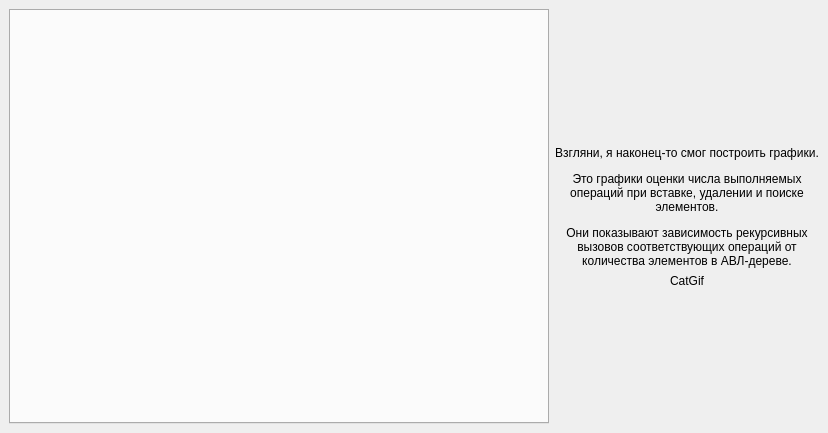
<?xml version="1.0" encoding="UTF-8"?>
<ui version="4.0">
 <class>MainWindow</class>
 <widget class="QMainWindow" name="MainWindow">
  <property name="geometry">
   <rect>
    <x>0</x>
    <y>0</y>
    <width>828</width>
    <height>433</height>
   </rect>
  </property>
  <property name="windowTitle">
   <string>MainWindow</string>
  </property>
  <widget class="QWidget" name="centralwidget">
   <layout class="QHBoxLayout" name="horizontalLayout">
    <item>
     <widget class="QTabWidget" name="tabWidget">
      <property name="currentIndex">
       <number>-1</number>
      </property>
     </widget>
    </item>
    <item>
     <layout class="QVBoxLayout" name="verticalLayout">
      <item>
       <spacer name="verticalSpacer_2">
        <property name="orientation">
         <enum>Qt::Vertical</enum>
        </property>
        <property name="sizeHint" stdset="0">
         <size>
          <width>20</width>
          <height>40</height>
         </size>
        </property>
       </spacer>
      </item>
      <item>
       <widget class="QLabel" name="textLabel">
        <property name="text">
         <string>&lt;html&gt;&lt;head/&gt;&lt;body&gt;&lt;p&gt;Взгляни, я наконец-то смог построить графики.&lt;/p&gt;&lt;p&gt;Это графики оценки числа выполняемых операций при вставке, удалении и поиске элементов.&lt;/p&gt;&lt;p&gt;Они показывают зависимость рекурсивных вызовов соответствующих операций от количества элементов в АВЛ-дереве.&lt;/p&gt;&lt;/body&gt;&lt;/html&gt;</string>
        </property>
        <property name="textFormat">
         <enum>Qt::AutoText</enum>
        </property>
        <property name="alignment">
         <set>Qt::AlignHCenter|Qt::AlignTop</set>
        </property>
        <property name="wordWrap">
         <bool>true</bool>
        </property>
       </widget>
      </item>
      <item>
       <widget class="QLabel" name="catLabel">
        <property name="text">
         <string>CatGif</string>
        </property>
        <property name="alignment">
         <set>Qt::AlignCenter</set>
        </property>
       </widget>
      </item>
      <item>
       <spacer name="verticalSpacer">
        <property name="orientation">
         <enum>Qt::Vertical</enum>
        </property>
        <property name="sizeHint" stdset="0">
         <size>
          <width>20</width>
          <height>40</height>
         </size>
        </property>
       </spacer>
      </item>
     </layout>
    </item>
   </layout>
  </widget>
 </widget>
 <resources/>
 <connections/>
</ui>
